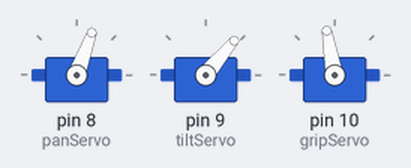
This sketch was run on a simulated Arduino Uno, built with avr-gcc and run on an emulated ATmega328P. Parts: 3 × servo.

Above: at 0.1 s.
At 3.1 s:
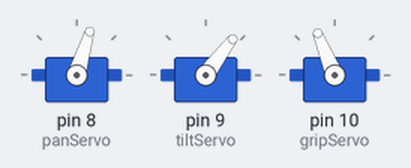
At 9.1 s:
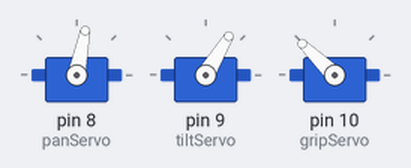
At 14.1 s:
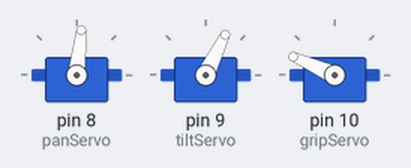
At 26.1 s:
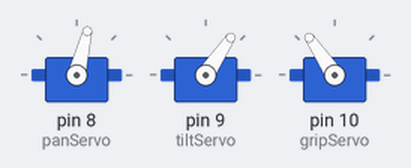
At 39.1 s:
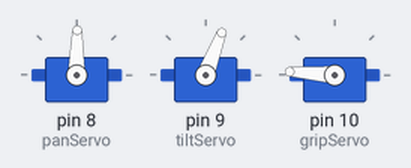
Timing chart, 0 to 40.0 s (numbered marks = the images above):
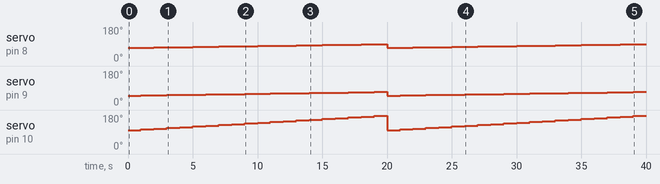

The sketch:

Mod_3A.ino
```cpp
#include <Servo.h>

Servo panServo, tiltServo, gripServo;

void setup() {
  Serial.begin(9600);
  panServo.attach(8);
  tiltServo.attach(9);
  gripServo.attach(10);
}

void loop() {
  int c = 0;
  while (c < 20){
    panServo.write(c+70);
    tiltServo.write(c+50);
    gripServo.write(c*4+100);
    delay(1000);
    c++;
  }

}
```

Measured:
- by itself, servo on pin 8 (panServo): 70° → 71° at 1.0 s, → 72° 1.0 s later, → 73° 1.0 s later, → 74° 1.0 s later, … (39 changes in this stretch)
- by itself, servo on pin 9 (tiltServo): 50° → 51° at 1.0 s, → 52° 1.0 s later, → 53° 1.0 s later, → 54° 1.0 s later, … (39 changes in this stretch)
- by itself, servo on pin 10 (gripServo): 100° → 104° at 1.0 s, → 108° 1.0 s later, → 112° 1.0 s later, → 116° 1.0 s later, … (39 changes in this stretch)
